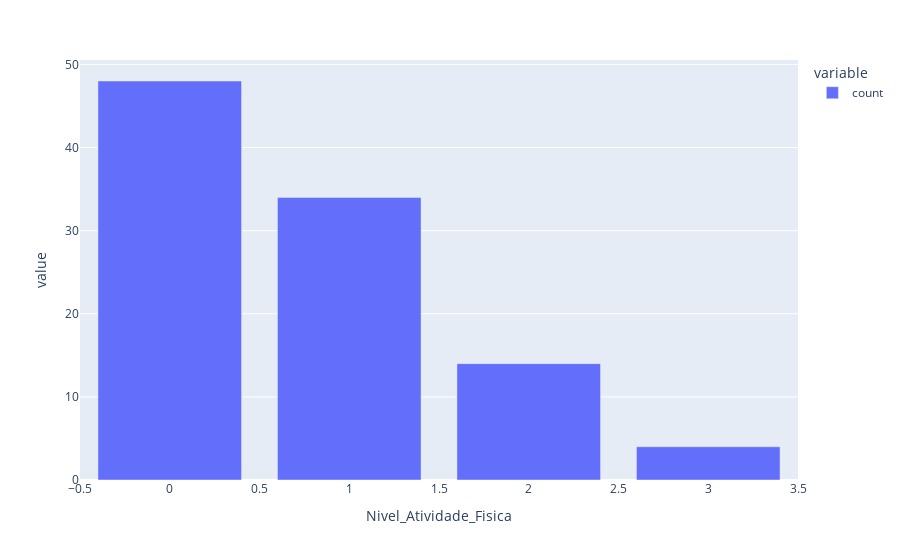

The notebook cell this image was saved under:
### Code cell
# Análise Univariada - Nível de Exercício
px.bar(round(df_obesidade.value_counts('Nivel_Atividade_Fisica') / len(df_obesidade) * 100))

### Figure 1 — Plotly figure (JSON) as saved in the notebook; plotly's stock layout.template omitted (floating-point values rounded to 4 significant figures)
{"data": [{"alignmentgroup": "True", "hovertemplate": "variable=count<br>Nivel_Atividade_Fisica=%{x}<br>value=%{y}<extra></extra>", "legendgroup": "count", "marker": {"color": "#636efa", "pattern": {"shape": ""}}, "name": "count", "offsetgroup": "count", "orientation": "v", "showlegend": true, "textposition": "auto", "type": "bar", "x": [0, 1, 2, 3], "xaxis": "x", "y": [48, 34, 14, 4], "yaxis": "y"}], "layout": {"barmode": "relative", "legend": {"title": {"text": "variable"}, "tracegroupgap": 0}, "margin": {"t": 60}, "xaxis": {"anchor": "y", "domain": [0, 1], "title": {"text": "Nivel_Atividade_Fisica"}}, "yaxis": {"anchor": "x", "domain": [0, 1], "title": {"text": "value"}}}}
